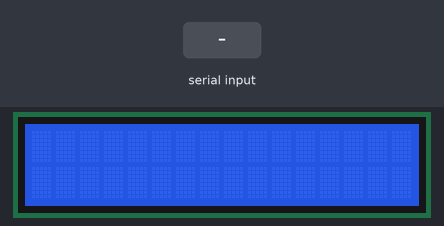
This sketch was run on a simulated Arduino Uno, built with avr-gcc and run on an emulated ATmega328P. On the bench: 16×2 character LCD. The test bench sets the inputs (shaded band). What the sketch prints to the serial monitor is not drawn.

Above: at 1.2 s.
1.3 s: "1" received over Serial
At 2.2 s:
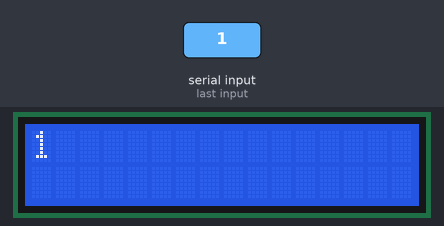
2.8 s: "0" received over Serial
At 3.3 s:
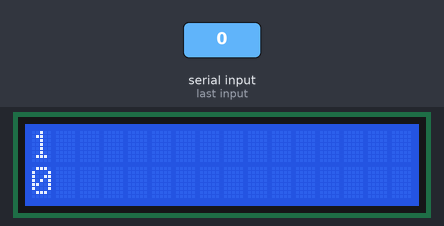
4.3 s: "2" received over Serial
At 5.7 s:
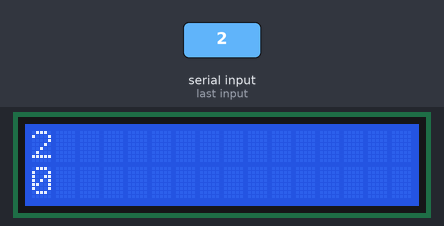
Timing chart, 0 to 7.3 s (numbered marks = the images above; inputs shaded):
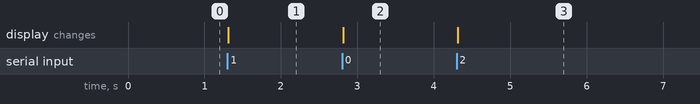

Measured:
- after the input at 1.3 s, the display: changes at once (image 1)
- after the input at 2.8 s, the display: changes at once (image 2)
- after the input at 4.3 s, the display: changes at once (image 3)

The sketch:

LCDDisplay.ino
```cpp
#include <LiquidCrystal.h>

// LCD constants and object
#define LCD_RS_PIN A5
#define LCD_E_PIN A4
#define LCD_D4_PIN 6
#define LCD_D5_PIN 7
#define LCD_D6_PIN 8
#define LCD_D7_PIN 9
LiquidCrystal lcd(LCD_RS_PIN, LCD_E_PIN, LCD_D4_PIN,
                LCD_D5_PIN, LCD_D6_PIN, LCD_D7_PIN);


int LCDState = 1;

// Ultrasonic sensor time delay variables
unsigned long lastTimeUltrasonicTrigger = micros();
unsigned long pulseDelay = 100;
volatile unsigned long pulseStart;
volatile unsigned long pulseEnd;

/**
 * @brief Sets up serial and LCD
 *
 */
void setup() {
  Serial.begin(115200);
  Serial.setTimeout(10);
  lcd.begin(16, 2);
  // lcd.print("Hello World!");
}

/**
 * @brief Calculate the distance from ultrasonic sensor.
 *
 * @return double - the distance an object is from the sensor.
 */
double getUltrasonicDistance() {
  double pulseDuration = pulseEnd - pulseStart;
  Serial.print("The pulse duration is: ");
  Serial.println(pulseDuration);
  double distance = pulseDuration / 58.0;
  // distance = duration * speed
  // 340 m/s --> 0.034 cm/microseconds
  // duration * 0.034
  return distance;
}

/**
 * @brief This method is for print the text to the LCD screen.
 *
 * @param text String - text passed in from the user.
 */
void printToLCD(String text) {
  if (LCDState == 1) {
    LCDState = 0;
  }
  else {
    LCDState = 1;
  }
  lcd.setCursor(0, LCDState);
  for (int i = text.length(); i <= 15; i++) {
    text += " ";
  }
  Serial.println(text);
  lcd.print(text);
}

/**
 * @brief This program prints the text from the user to
 * display on the LCD.
 *
 */
void loop() {
  // 1. get delay time from user if available
  if (Serial.available() > 0) {
    String text = Serial.readString();
    if (text.length() <= 16) {
      printToLCD(text);
    }
  }
}
```
